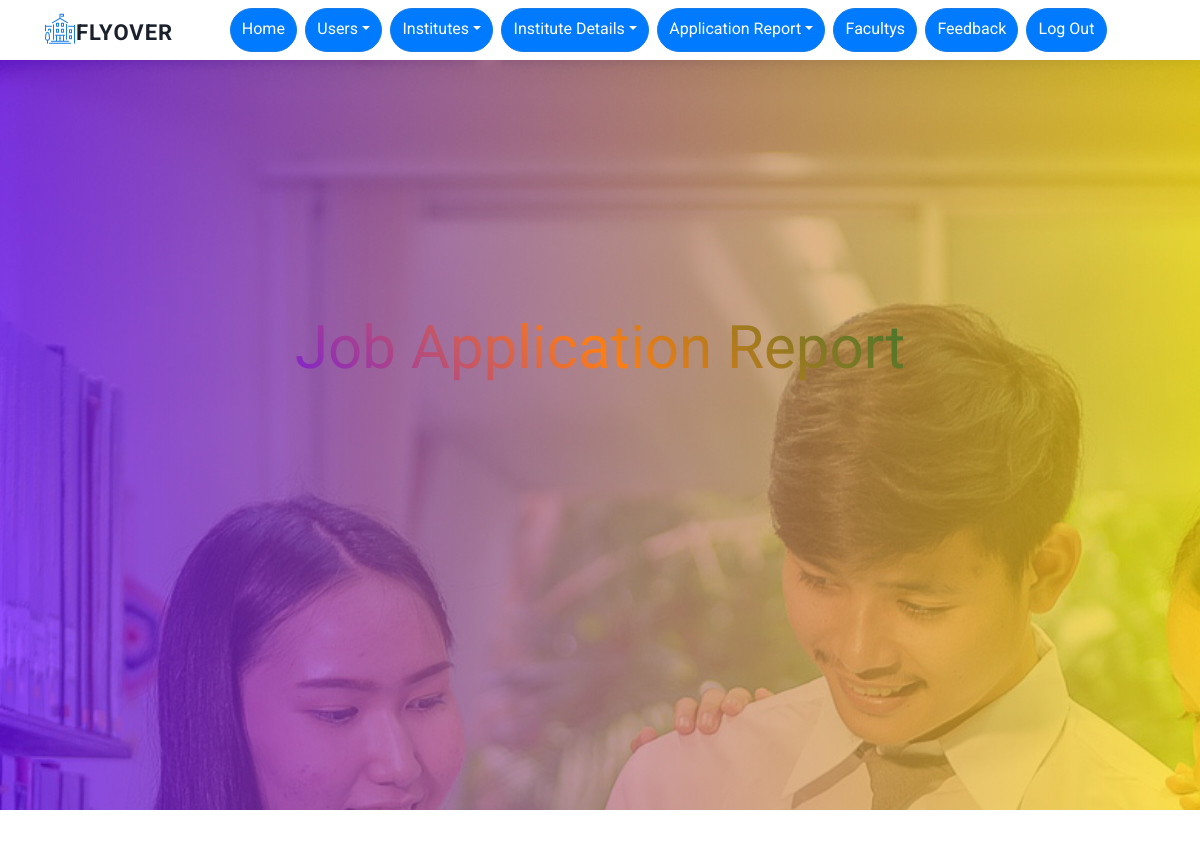
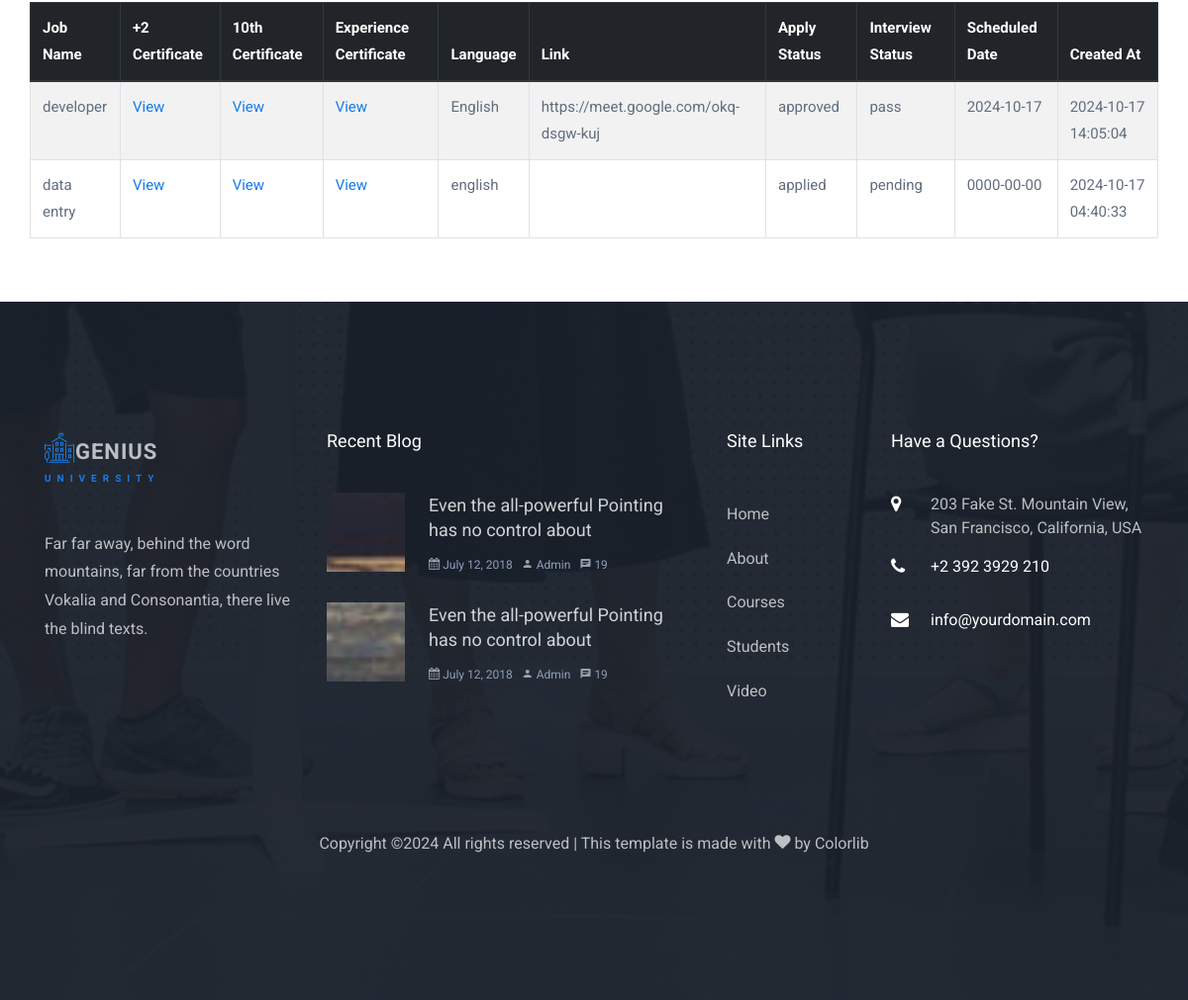
/admin/job_report.php, run on the app's committed database (2 pictures, top to bottom).
### tables this page shows
CREATE TABLE `job_application` (
  `job_apply_id` int(30) NOT NULL,
  `user_id` int(30) NOT NULL,
  `institute_id` int(30) NOT NULL,
  `job_id` int(30) NOT NULL,
  `+2_certificate` varchar(100) NOT NULL,
  `10th_certificate` varchar(100) NOT NULL,
  `experience_certificate` varchar(100) NOT NULL,
  `language` varchar(100) NOT NULL,
  `link` varchar(100) NOT NULL,
  `apply_status` varchar(30) NOT NULL,
  `interview_status` varchar(50) NOT NULL,
  `scheduled_date` date NOT NULL,
  `join_letter` varchar(50) NOT NULL,
  `crated_at` timestamp NOT NULL DEFAULT current_timestamp() ON UPDATE current_timestamp()
);

CREATE TABLE `job` (
  `job_id` int(30) NOT NULL,
  `job_title` varchar(100) NOT NULL,
  `company_name` varchar(100) NOT NULL,
  `salary` int(100) NOT NULL,
  `description` varchar(300) NOT NULL,
  `requirement` varchar(300) NOT NULL,
  `post_date` date NOT NULL,
  `expiry_date` date NOT NULL,
  `location` varchar(100) NOT NULL,
  `institute_id` int(30) NOT NULL
);

### admin/job_report.php (the view, shortened to what this page needs)
<?php
include 'header.php';
?>
<body>
    <div class="hero-wrap" style="background-image: url('../assets/images/bg_1.jpg'); background-attachment:fixed;">
        <div class="overlay"></div>
        <div class="container">
            <div class="row no-gutters slider-text align-items-center justify-content-center" data-scrollax-parent="true">
                <div class="col-md-8 ftco-animate text-center">
                    <h1 class="mb-4">Job Application Report</h1>
                </div>
            </div>
        </div>
    </div>
    <div class="container my-5 gray-bg">
        <div class="row justify-content-center">
            <table class="table table-bordered table-hover table-striped glass-table">
                <thead class="thead-dark">
                    <tr>
                        <th>Job Name</th>
                        <th>+2 Certificate</th>
                        <th>10th Certificate</th>
                        <th>Experience Certificate</th>
                        <th>Language</th>
                        <th>Link</th>
                        <th>Apply Status</th>
                        <th>Interview Status</th>
                        <th>Scheduled Date</th>
                        <th>Created At</th>
                    </tr>
                </thead>
                <tbody>
                    <?php
                    include '../config.php';
                    $query = "SELECT ja.*, j.job_title, ja.interview_status, ja.apply_status
                                FROM job_application ja
                                JOIN job j ON ja.job_id = j.job_id
                                WHERE ja.apply_status = 'applied' or ja.apply_status = 'approved'  AND ja.interview_status = 'pending' or ja.interview_status = 'pass' ;
                                ";
                    $result = mysqli_query($con, $query);
                    if ($result->num_rows > 0) {
                        while ($row = $result->fetch_assoc()) {
                            echo "<tr>";
                            echo "<td>" . htmlspecialchars($row['job_title']) . "</td>";
                            echo "<td><a href='../upload/" . htmlspecialchars($row['+2_certificate']) . "' target='_blank'>View</a></td>";
                            echo "<td><a href='../upload/" . htmlspecialchars($row['10th_certificate']) . "' target='_blank'>View</a></td>";
                            echo "<td><a href='../upload/" . htmlspecialchars($row['experience_certificate']) . "' target='_blank'>View</a></td>";
                            echo "<td>" . htmlspecialchars($row['language']) . "</td>";
                            echo "<td>" . htmlspecialchars($row['link']) . "</td>";
                            echo "<td>" . htmlspecialchars($row['apply_status']) . "</td>";
                            echo "<td>" . htmlspecialchars($row['interview_status']) . "</td>";
                            echo "<td>" . htmlspecialchars($row['scheduled_date']) . "</td>";
                            echo "<td>" . htmlspecialchars($row['crated_at']) . "</td>";
                            echo "</tr>";
                        }
                    } else {
                        echo "<tr><td colspan='12' class='text-center'>No Job Applications Found</td></tr>";
                    }
                    ?>
                </tbody>
            </table>
        </div>
    </div>
    <?php
    include 'footer.php';
    ?>
</body>
</html>

### data on the page
job_application: job.job_title "developer", language "English", link "https://meet.google.com/okq-dsgw-kuj", apply_status "approved", interview_status "pass", scheduled_date "2024-10-17", crated_at "2024-10-17 14:05:04"
job_application: job.job_title "data entry", language "english", apply_status "applied", interview_status "pending", scheduled_date "0000-00-00", crated_at "2024-10-17 04:40:33"
